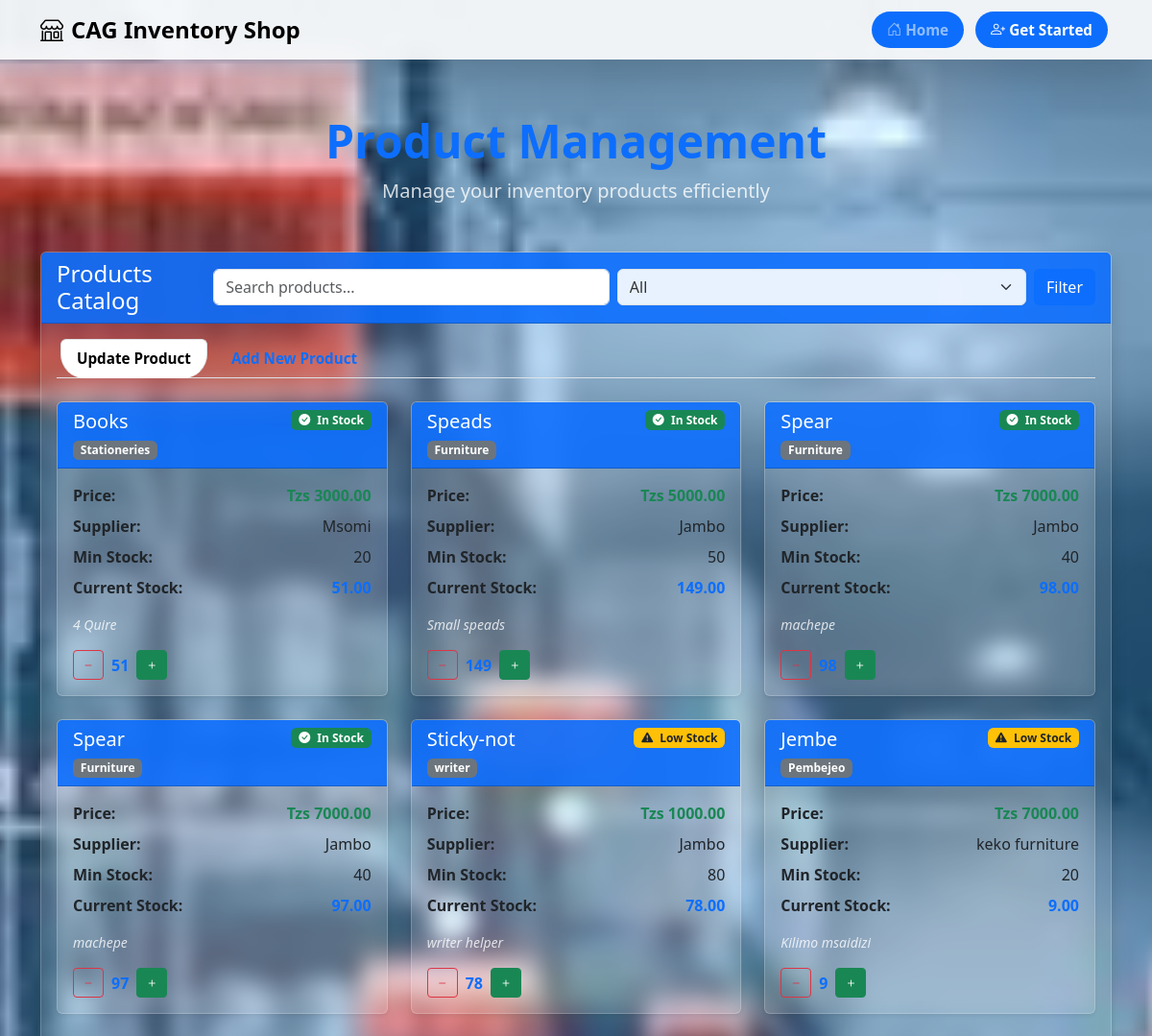
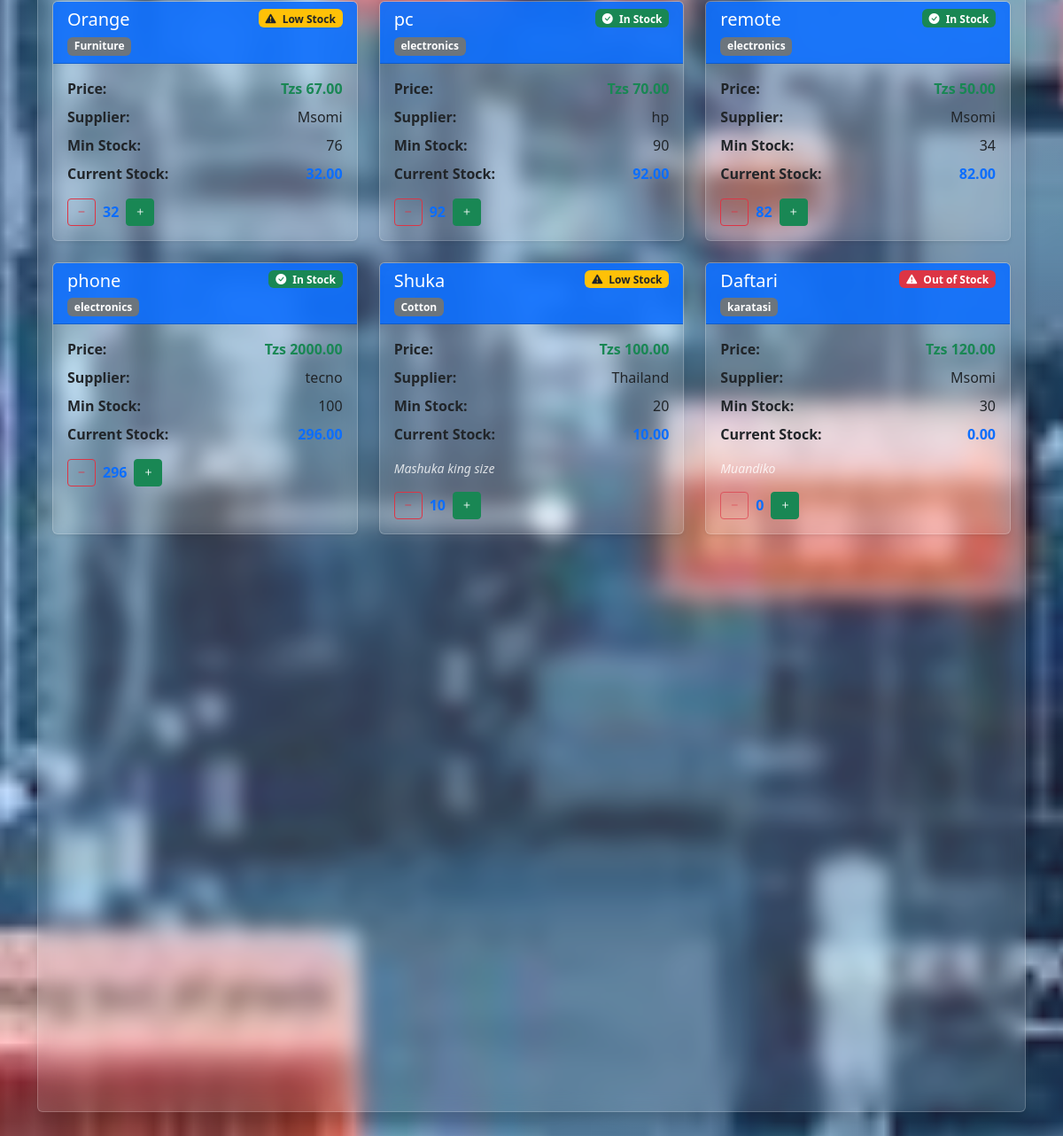
Screenshot of /products/ with the database file from the repository (2 pictures, top to bottom).
### cag_inventory/models.py (models this page shows, shortened)
class Product(models.Model):
    name = models.CharField(max_length=100)
    category = models.CharField(max_length=100)
    currentStock = models.IntegerField()
    minStock = models.IntegerField()
    maxStock = models.IntegerField()
    price = models.DecimalField(max_digits=10, decimal_places=2)
    supplier = models.CharField(max_length=100)
    lastUpdated = models.DateTimeField(auto_now=True)
    description = models.TextField(blank=True)

### cag_inventory/views.py (the view)
# urls.py: path('products/', views.product_list, name='product_list'),
def product_list(request):
    products = Product.objects.all()
    categories = ["all"] + list(Product.objects.values_list('category', flat=True).distinct())
    selected_category = request.GET.get('category', 'all')
    search_term = request.GET.get('search', '')
    filtered_products = products.filter(
        name__icontains=search_term
    ) if selected_category == "all" else products.filter(
        name__icontains=search_term,
        category=selected_category
    )
    form = ProductForm()
    errors = {}
    common_categories = Product.objects.values_list('category', flat=True).distinct()
    context = {
        'products': products,
        'filtered_products': filtered_products,
        'form': form,
        'errors': errors,
        'categories': categories,
        'selected_category': selected_category,
        'search_term': search_term,
        'common_categories': common_categories,
    }
    return render(request, 'products.html', context)

### cag_inventory/forms.py
class ProductForm(forms.ModelForm):
    class Meta:
        model = Product
        fields = '__all__'

### templates/products.html (shortened to what this page needs)
{% extends 'base.html' %}
{% load static %}
{% block content %}
<div class="container py-5">
  <div class="text-center mb-5">
    <h1 class="display-5 fw-bold text-primary">Product Management</h1>
    <p class="lead text-muted">Manage your inventory products efficiently</p>
  </div>
  <div class="card shadow">
    <div class="card-header d-flex flex-column flex-md-row justify-content-between align-items-start align-items-md-center">
      <h4 class="mb-3 mb-md-0">Products Catalog</h4>
      <form method="get" class="d-flex flex-column flex-sm-row gap-2 w-100 w-md-auto">
        <input type="text" name="search" value="{{ search_term }}" class="form-control" placeholder="Search products...">
        <select name="category" class="form-select">
          {% for category in categories %}
            <option value="{{ category }}" {% if category == selected_category %}selected{% endif %}>
              {{ category|title }}
            </option>
          {% endfor %}
        </select>
        <button type="submit" class="btn btn-primary">Filter</button>
      </form>
    </div>
    <div class="card-body">
      <ul class="nav nav-tabs" id="productTabs" role="tablist">
        <li class="nav-item" role="presentation">
          <button class="nav-link active" id="update-tab" data-bs-toggle="tab" data-bs-target="#update" type="button" role="tab">Update Product</button>
        </li>
        <li class="nav-item" role="presentation">
          <button class="nav-link" id="add-tab" data-bs-toggle="tab" data-bs-target="#add" type="button" role="tab">Add New Product</button>
        </li>
      </ul>
      <div class="tab-content pt-4" id="productTabsContent">
        <div class="tab-pane fade show active" id="update" role="tabpanel">
          {% include 'product_list.html' %}
        </div>
        </div>
      </div>
{% endblock %}

### templates/product_list.html (shortened to what this page needs)
{% load static %}
<div class="row g-4">
  {% if filtered_products %}
    {% for product in filtered_products %}
      <div class="col-md-6 col-lg-4">
        <div class="card shadow-sm h-100">
          <div class="card-header d-flex justify-content-between align-items-start">
            <div>
              <h5 class="card-title mb-1">{{ product.name }}</h5>
              <span class="badge bg-secondary">{{ product.category }}</span>
            </div>
            {% if product.currentStock == 0 %}
              <span class="badge bg-danger"><i class="bi bi-exclamation-triangle-fill me-1"></i> Out of Stock</span>
            {% elif product.currentStock <= product.minStock %}
              <span class="badge bg-warning text-dark"><i class="bi bi-exclamation-triangle-fill me-1"></i> Low Stock</span>
            {% else %}
              <span class="badge bg-success"><i class="bi bi-check-circle-fill me-1"></i> In Stock</span>
            {% endif %}
          </div>
          <div class="card-body">
            <div class="mb-3">
              <div class="d-flex justify-content-between align-items-center mb-2">
                <span><strong>Price:</strong></span>
                <span class="text-success fw-bold">Tzs {{ product.price|floatformat:2 }}</span>
              </div>
              <div class="d-flex justify-content-between align-items-center mb-2">
                <span><strong>Supplier:</strong></span>
                <span>{{ product.supplier }}</span>
              </div>
              <div class="d-flex justify-content-between align-items-center mb-2">
                <span><strong>Min Stock:</strong></span>
                <span>{{ product.minStock }}</span>
              </div>
              <div class="d-flex justify-content-between align-items-center mb-2">
                <span><strong>Current Stock:</strong></span>
                <span class="text-primary fw-bold">{{ product.currentStock|floatformat:2 }}</span>
              </div>
            </div>
            {% if product.description %}
              <p class="text-muted small fst-italic mb-3">{{ product.description }}</p>
            {% endif %}
            <div class="d-flex gap-2 align-items-center">
              <form method="post" action="{% url 'update-stock' product.id %}" class="stock-update-form d-inline" data-product-id="{{ product.id }}" data-min-stock="{{ product.minStock }}">
                <button type="submit" class="btn btn-sm btn-outline-danger" {% if product.currentStock == 0 %}disabled{% endif %}>
                  <i class="bi bi-dash"></i>
                </button>
              </form>
              <span class="current-stock fw-bold text-primary" id="current-stock-{{ product.id }}">{{ product.currentStock }}</span>
              <form method="post" action="{% url 'update-stock' product.id %}" class="stock-update-form d-inline" data-product-id="{{ product.id }}" data-min-stock="{{ product.minStock }}">
                <button type="submit" class="btn btn-sm btn-success">
                  <i class="bi bi-plus"></i>
                </button>
              </form>
            </div>
          </div>
        </div>
      </div>
    {% endfor %}
  {% else %}
    <div class="text-center py-5">
      <i class="bi bi-box-seam display-4 text-muted"></i>
      <h5 class="mt-3">No products found</h5>
      <p class="text-muted">Try adjusting your search or filters, or add a new product.</p>
    </div>
  {% endif %}
</div>

### cag_inventory/static/cag_inventory/css/style.css (style rules this page uses)
body { background: linear-gradient(rgba(255,255,255,0.1), rgba(255,255,255,0.1)), url('../images/bg1.jpeg'); background-size: cover; background-repeat: no-repeat; background-position: center; background-attachment: fixed; }
.container { background-color: transparent !important; }
body { color: white !important; }
h1, h2, h3, h4, h5, h6 { color: white !important; }
p, .text-muted { color: rgba(255, 255, 255, 0.9) !important; }
.card { background-color: rgba(255, 255, 255, 0.1) !important; backdrop-filter: blur(10px); border: 1px solid rgba(255, 255, 255, 0.2) !important; }
.card-title, .card-text { color: white !important; }
body { padding-top: 70px; }
.card-header { background-color: rgba(13, 110, 253, 0.9) !important; color: white !important; }
.text-muted { color: rgba(255, 255, 255, 0.8) !important; }
.form-select { background-color: rgba(255, 255, 255, 0.9) !important; color: #333 !important; }
.btn-primary { background-color: rgba(13, 110, 253, 0.9) !important; border-color: rgba(13, 110, 253, 0.9) !important; color: white !important; }

### templates/base.html (style rules this page uses)
.nav-link { font-weight: 600; font-size: 0.95rem; transition: all 0.3s ease; border-radius: 25px; padding: 8px 16px; margin: 0 4px; }

### rows the page displays
Product: name "Books", category "Stationeries", shows "In Stock", price "3000.00", supplier "Msomi", minStock "20", currentStock "51.00", description "4 Quire", currentStock "51"
Product: name "Speads", category "Furniture", shows "In Stock", price "5000.00", supplier "Jambo", minStock "50", currentStock "149.00", description "Small speads", currentStock "149"
Product: name "Spear", category "Furniture", shows "In Stock", price "7000.00", supplier "Jambo", minStock "40", currentStock "98.00", description "machepe"
Product: name "Spear", category "Furniture", shows "In Stock", price "7000.00", supplier "Jambo", minStock "40", currentStock "97.00", description "machepe", currentStock "97"
Product: name "Sticky-not", category "writer", shows "Low Stock", price "1000.00", supplier "Jambo", minStock "80", currentStock "78.00", description "writer helper", currentStock "78"
Product: name "Jembe", category "Pembejeo", shows "Low Stock", price "7000.00", supplier "keko furniture", minStock "20", currentStock "9.00", description "Kilimo msaidizi", currentStock "9"
Product: name "Orange", category "Furniture", shows "Low Stock", price "67.00", supplier "Msomi", minStock "76", currentStock "32.00", currentStock "32"
Product: name "pc", category "electronics", shows "In Stock", price "70.00", supplier "hp", minStock "90", currentStock "92.00", currentStock "92"
Product: name "remote", category "electronics", shows "In Stock", price "50.00", supplier "Msomi", minStock "34", currentStock "82.00", currentStock "82"
Product: name "phone", category "electronics", shows "In Stock", price "2000.00", supplier "tecno", minStock "100", currentStock "296.00", currentStock "296"
Product: name "Shuka", category "Cotton", shows "Low Stock", price "100.00", supplier "Thailand", minStock "20", currentStock "10.00", description "Mashuka king size", currentStock "10"
Product: name "Daftari", category "karatasi", shows "Out of Stock", price "120.00", supplier "Msomi", minStock "30", currentStock "0.00", description "Muandiko", currentStock "0"

### other values shown
form field category "All"
